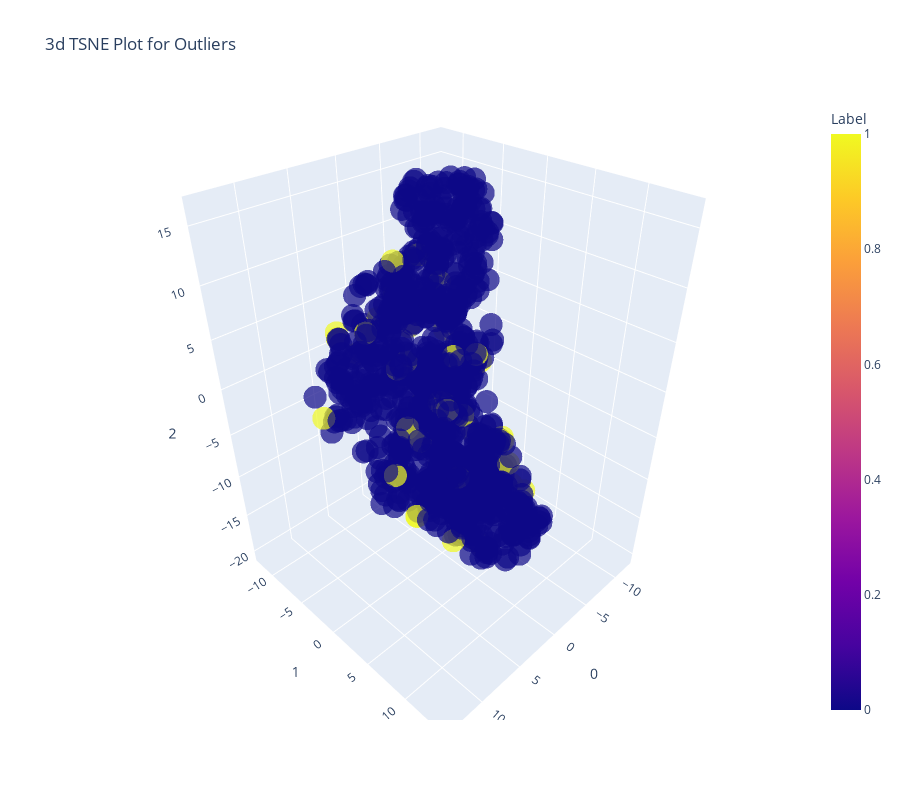

Source (notebook cell):
### Markdown cell above
### Isolation Forest

### Code cell
# instantiating isolation forest model
iforest = create_model("iforest")

# plotting the data using iforest
plot_model(iforest)

### Figure 1 — Plotly figure (JSON) as saved in the notebook; plotly's stock layout.template omitted (floating-point values rounded to 4 significant figures; data arrays with more than 128 entries replaced by an {"elided": "..."} marker saying what was removed)
{"data": [{"customdata": {"elided": "1000x1 float values"}, "hoverlabel": {"namelength": 0}, "hovertemplate": "0=%{x}<br>1=%{y}<br>2=%{z}<br>Feature=%{customdata[0]}<br>Label=%{marker.color}", "legendgroup": "", "marker": {"color": {"elided": "1000 int values"}, "coloraxis": "coloraxis", "opacity": 0.7, "symbol": "circle"}, "mode": "markers", "name": "", "scene": "scene", "showlegend": false, "type": "scatter3d", "x": {"elided": "1000 float values"}, "y": {"elided": "1000 float values"}, "z": {"elided": "1000 float values"}}], "layout": {"coloraxis": {"colorbar": {"title": {"text": "Label"}}, "colorscale": [[0, "#0d0887"], [0.1111, "#46039f"], [0.2222, "#7201a8"], [0.3333, "#9c179e"], [0.4444, "#bd3786"], [0.5556, "#d8576b"], [0.6667, "#ed7953"], [0.7778, "#fb9f3a"], [0.8889, "#fdca26"], [1, "#f0f921"]]}, "height": 800, "legend": {"tracegroupgap": 0}, "scene": {"domain": {"x": [0, 1], "y": [0, 1]}, "xaxis": {"title": {"text": "0"}}, "yaxis": {"title": {"text": "1"}}, "zaxis": {"title": {"text": "2"}}}, "title": {"text": "3d TSNE Plot for Outliers"}, "width": 900}}
